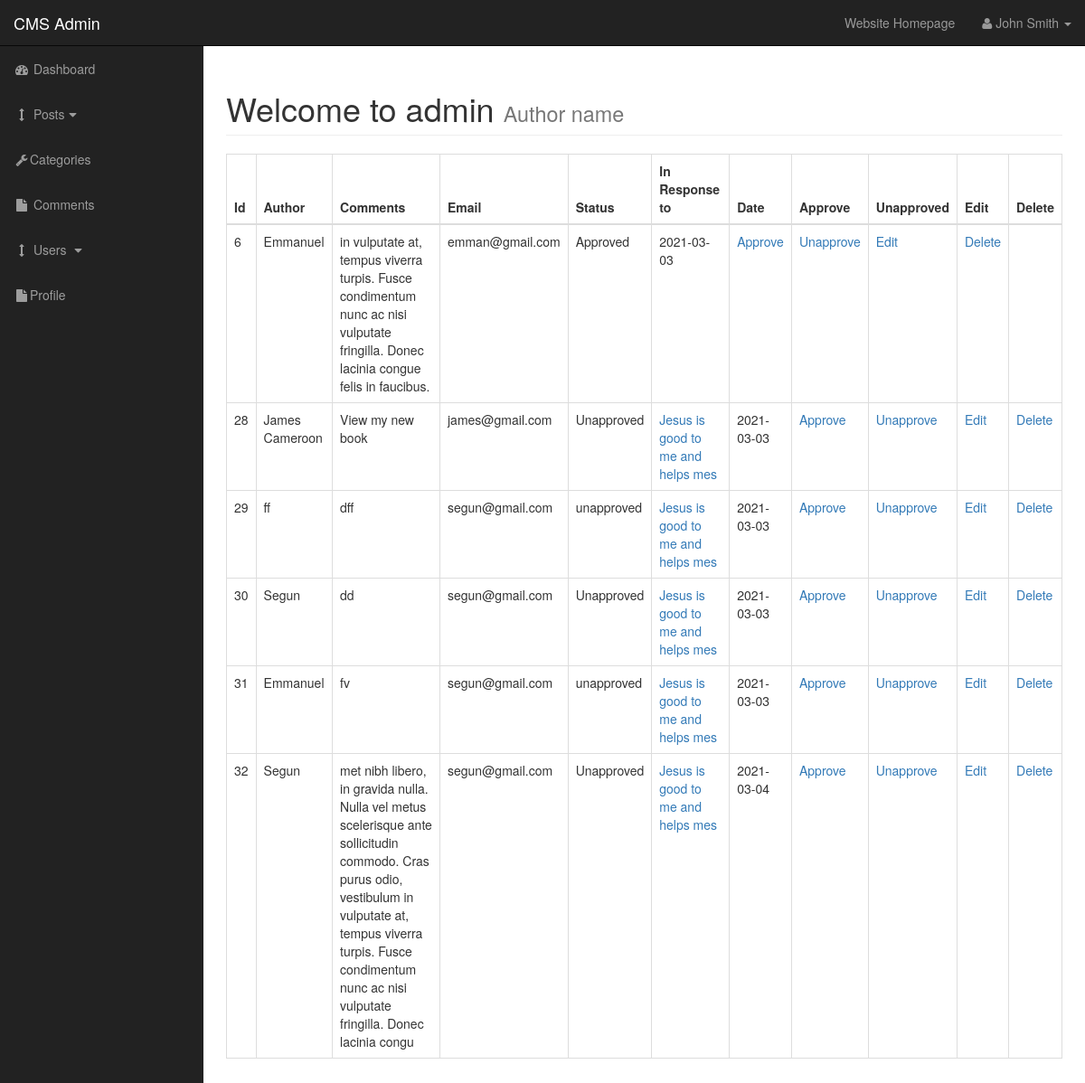
/admin/comments.php (signed in), run on the app's committed database.
### tables this page shows
CREATE TABLE `comments` (
  `comment_id` int(3) NOT NULL,
  `comment_post_id` int(3) NOT NULL,
  `comment_author` varchar(255) NOT NULL,
  `comment_email` varchar(255) NOT NULL,
  `comment_content` text NOT NULL,
  `comment_status` varchar(255) NOT NULL,
  `comment_date` date NOT NULL
);

CREATE TABLE `posts` (
  `post_id` int(3) NOT NULL,
  `post_category_id` int(3) NOT NULL,
  `post_title` varchar(255) NOT NULL,
  `post_author` varchar(255) NOT NULL,
  `post_date` date NOT NULL,
  `post_image` text NOT NULL,
  `post_content` text NOT NULL,
  `post_tags` varchar(255) NOT NULL,
  `post_comment_count` int(11) NOT NULL,
  `post_status` varchar(255) NOT NULL DEFAULT 'draft'
);

### admin/includes/view_comments.php (the view, shortened to what this page needs)
<table class="table table-bordered table-hover table-responsive">
<thead>
    <tr>
        <th>Id</th>
        <th>Author</th>
        <th>Comments</th>
        <th>Email</th>
        <th>Status</th>
        <th>In Response to</th>
        <th>Date</th>
        <th>Approve</th>
        <th>Unapproved</th>
        <th>Edit</th>
        <th>Delete</th>
    </tr>
</thead>
<tbody>
<?php
$query="SELECT * FROM comments";
$select_comments=mysqli_query($connection,$query);
while($row=mysqli_fetch_assoc($select_comments)){
      $comment_id= $row['comment_id'];
      $comment_post_id= $row['comment_post_id'];
      $comment_author= $row['comment_author'];
      $comment_email= $row['comment_email'];
      $comment_content= $row['comment_content'];
      $comment_status= $row['comment_status'];
      $comment_date= $row['comment_date'];
      echo "<tr>";
      echo "<td>{$comment_id}</td>";
      echo "<td> {$comment_author}</td>";
      echo "<td>{$comment_content}</td>";
      echo "<td>{$comment_email} </td>";
      echo "<td> {$comment_status}</td>";
      $query="SELECT * FROM posts WHERE post_id = $comment_post_id ";
      $select_post_id_query=mysqli_query($connection,$query);
     while($row = mysqli_fetch_assoc($select_post_id_query)){
         $post_id=$row['post_id'];
         $post_title=$row['post_title'];
    echo "<td><a href='../post.php?p_id=$post_id'/> $post_title</a></td>";
     }
      echo "<td>{$comment_date}</td>";
      echo "<td><a href='comments.php?approve=$comment_id'>Approve</a></td>";
      echo "<td><a href='comments.php?unapprove=$comment_id'>Unapprove</a></td>";
      echo "<td><a href='posts.php?source=edit_comments&p_id=$comment_id'>Edit</a></td>";
      echo "<td><a href='comments.php?delete=$comment_id'>Delete</a></td>";
      echo "</tr>";
}
?>

### admin/css/sb-admin.css (style rules this page uses)
body { margin-top: 100px; background-color: #222; }
@media (min-width:768px) { body { margin-top: 50px; } }

### data on the page
comments: comment_id "6", comment_author "Emmanuel", comment_content "in vulputate at, tempus viverra turpis. Fusce condimentum nunc ac nisi vulputate fringilla. Donec lacinia congue felis in faucibus.", comment_email "emman@gmail.com", comment_status "Approved", comment_date "2021-03-03"
comments: comment_id "28", comment_author "James Cameroon", comment_content "View my new book", comment_email "james@gmail.com", comment_status "Unapproved", comment_date "2021-03-03"
posts: post_title "Jesus is good to me and helps mes"
comments: comment_id "29", comment_author "ff", comment_content "dff", comment_email "segun@gmail.com", comment_status "unapproved", comment_date "2021-03-03"
comments: comment_id "30", comment_author "Segun", comment_content "dd", comment_email "segun@gmail.com", comment_status "Unapproved", comment_date "2021-03-03"
comments: comment_id "31", comment_author "Emmanuel", comment_content "fv", comment_email "segun@gmail.com", comment_status "unapproved", comment_date "2021-03-03"
comments: comment_id "32", comment_author "Segun", comment_content "met nibh libero, in gravida nulla. Nulla vel metus scelerisque ante sollicitudin commodo. Cras purus odio, vestibulum in vulputate at, tempus viverra turpis. Fusce condimentum nunc ac nisi vulputate fringilla. Donec lacinia congu", comment_email "segun@gmail.com", comment_status "Unapproved", comment_date "2021-03-04"
